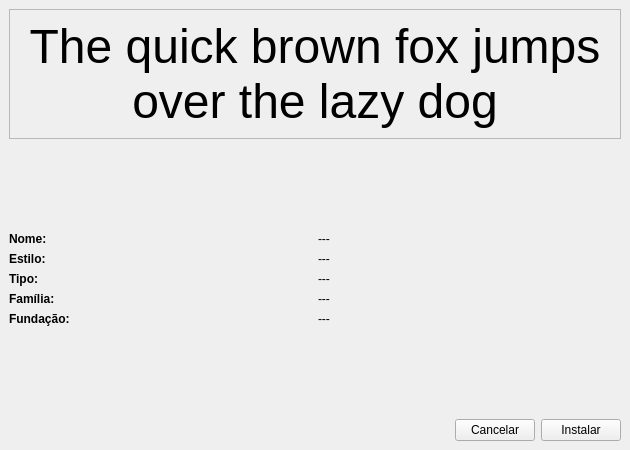
<?xml version="1.0" encoding="UTF-8"?>
<ui version="4.0">
 <class>MainWindow</class>
 <widget class="QMainWindow" name="MainWindow">
  <property name="geometry">
   <rect>
    <x>0</x>
    <y>0</y>
    <width>630</width>
    <height>450</height>
   </rect>
  </property>
  <property name="windowTitle">
   <string>Instalador de Fontes do Aratiê</string>
  </property>
  <widget class="QWidget" name="centralwidget">
   <layout class="QVBoxLayout" name="verticalLayout">
    <item>
     <widget class="QFrame" name="frame_preview">
      <property name="frameShape">
       <enum>QFrame::StyledPanel</enum>
      </property>
      <property name="frameShadow">
       <enum>QFrame::Raised</enum>
      </property>
      <layout class="QVBoxLayout" name="verticalLayout_2">
       <item>
        <widget class="QLabel" name="lbl_preview">
         <property name="font">
          <font>
           <pointsize>36</pointsize>
          </font>
         </property>
         <property name="text">
          <string>The quick brown fox jumps over the lazy dog</string>
         </property>
         <property name="alignment">
          <set>Qt::AlignCenter</set>
         </property>
         <property name="wordWrap">
          <bool>true</bool>
         </property>
        </widget>
       </item>
      </layout>
     </widget>
    </item>
    <item>
     <spacer name="verticalSpacer">
      <property name="orientation">
       <enum>Qt::Vertical</enum>
      </property>
      <property name="sizeHint" stdset="0">
       <size>
        <width>20</width>
        <height>20</height>
       </size>
      </property>
     </spacer>
    </item>
    <item>
     <layout class="QGridLayout" name="gridLayout">
      <item row="0" column="0">
       <widget class="QLabel" name="label_nome">
        <property name="font">
         <font>
          <weight>75</weight>
          <bold>true</bold>
         </font>
        </property>
        <property name="text">
         <string>Nome:</string>
        </property>
       </widget>
      </item>
      <item row="1" column="0">
       <widget class="QLabel" name="label_estilo">
        <property name="font">
         <font>
          <weight>75</weight>
          <bold>true</bold>
         </font>
        </property>
        <property name="text">
         <string>Estilo:</string>
        </property>
       </widget>
      </item>
      <item row="2" column="0">
       <widget class="QLabel" name="label_tipo">
        <property name="font">
         <font>
          <weight>75</weight>
          <bold>true</bold>
         </font>
        </property>
        <property name="text">
         <string>Tipo:</string>
        </property>
       </widget>
      </item>
      <item row="3" column="0">
       <widget class="QLabel" name="label_familia">
        <property name="font">
         <font>
          <weight>75</weight>
          <bold>true</bold>
         </font>
        </property>
        <property name="text">
         <string>Família:</string>
        </property>
       </widget>
      </item>
      <item row="4" column="0">
       <widget class="QLabel" name="label_fundacao">
        <property name="font">
         <font>
          <weight>75</weight>
          <bold>true</bold>
         </font>
        </property>
        <property name="text">
         <string>Fundação:</string>
        </property>
       </widget>
      </item>
      <item row="0" column="1">
       <widget class="QLabel" name="val_nome">
        <property name="text">
         <string>---</string>
        </property>
       </widget>
      </item>
      <item row="1" column="1">
       <widget class="QLabel" name="val_estilo">
        <property name="text">
         <string>---</string>
        </property>
       </widget>
      </item>
      <item row="2" column="1">
       <widget class="QLabel" name="val_tipo">
        <property name="text">
         <string>---</string>
        </property>
       </widget>
      </item>
      <item row="3" column="1">
       <widget class="QLabel" name="val_familia">
        <property name="text">
         <string>---</string>
        </property>
       </widget>
      </item>
      <item row="4" column="1">
       <widget class="QLabel" name="val_fundacao">
        <property name="text">
         <string>---</string>
        </property>
       </widget>
      </item>
     </layout>
    </item>
    <item>
     <spacer name="verticalSpacer_2">
      <property name="orientation">
       <enum>Qt::Vertical</enum>
      </property>
      <property name="sizeHint" stdset="0">
       <size>
        <width>20</width>
        <height>20</height>
       </size>
      </property>
     </spacer>
    </item>
    <item>
     <layout class="QHBoxLayout" name="horizontalLayout">
      <item>
       <spacer name="horizontalSpacer">
        <property name="orientation">
         <enum>Qt::Horizontal</enum>
        </property>
        <property name="sizeHint" stdset="0">
         <size>
          <width>40</width>
          <height>20</height>
         </size>
        </property>
       </spacer>
      </item>
      <item>
       <widget class="QPushButton" name="btn_cancel">
        <property name="text">
         <string>Cancelar</string>
        </property>
       </widget>
      </item>
      <item>
       <widget class="QPushButton" name="btn_install">
        <property name="text">
         <string>Instalar</string>
        </property>
       </widget>
      </item>
     </layout>
    </item>
   </layout>
  </widget>
 </widget>
 <resources/>
 <connections/>
</ui>
